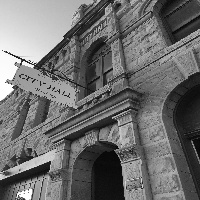
#> input picture proj3/cityhallRe.jpg, 200 x 200 px
$ python proj3_fourier.py
#> lines starting #> are read from the running program, lines starting #| are printed output that depends on the picture
#!/usr/bin/env python3
# -*- coding: utf-8 -*-
"""
Created on Fri Feb 15 12:46:36 2019
Fourier Transform in OpenCV
"""
import tkinter
import numpy as np
from matplotlib import pyplot as plt
import cv2
import PIL.Image, PIL.ImageTk
from PIL import ImageGrab

# Create a window
window = tkinter.Tk()
window.title("Fourier Transform using Opencv")
# Load an image using OpenCV
img = cv2.imread("cityhallRe.jpg")
#> img is the input picture: shape (200, 200, 3); min 1, max 255, mean 109.4
imgF = cv2.imread("cityhallRe.jpg",0)
#> imgF: shape (200, 200); min 1, max 255, mean 109.4
imF = np.float32(imgF)
dft = cv2.dft(imF,flags = cv2.DFT_COMPLEX_OUTPUT)
dft_shift = np.fft.fftshift(dft)
magnitude_spectrum = 20*np.log(cv2.magnitude(dft_shift[:,:,0],dft_shift[:,:,1]))
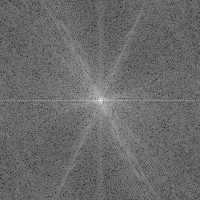
#> magnitude_spectrum: shape (200, 200) float32; min 62.38, max 305.8, mean 164.1; drawn with min black and max white
global fshift

# [10 lines left out: function fourierTrans, not called in this run]

    #img = cv2.blur(img, (3, 3))
    #photo = PIL.ImageTk.PhotoImage(image = PIL.Image.fromarray(img))
    #canvas.create_image(0, 0, image=photo, anchor=tkinter.NW)
class Handler:

    # [5 lines left out: function __init__, not called in this run]


    def xaxis(self, event):
        self.x1, self.y1 = (event.x - 1), (event.y - 1)

    def yaxis(self, event):
        self.x2, self.y2 = (event.x + 1), (event.y + 1)

    def create(self, event):
        self.yaxis(event)
        self.w.create_rectangle(self.x1,self.y1,self.x2,self.y2,fill='White')

#Get the updated image edited by customer
# [22 lines left out: functions getter, InverseDTF, not called in this run]
# Get the image dimensions (OpenCV stores image data as NumPy ndarray)
height, width, no_channels = img.shape
#> height = 200; width = 200; no_channels = 3
# Create a canvas that can fit the above image
canvas = tkinter.Canvas(window, width = width, height = height)
canvas.config(cursor='cross')
canvas.pack(expand='yes', fill='both')
# Use PIL (Pillow) to convert the NumPy ndarray to a PhotoImage
#> (the run stopped early here; a loop or call above may not have finished)
